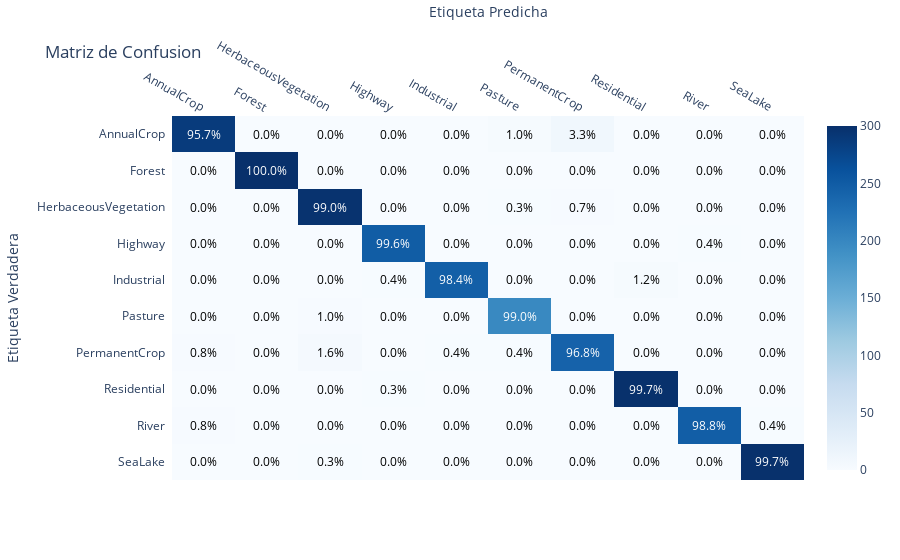

Notebook code cell kept with this figure:
### Code cell
plot_confusion_matrix(
    y_true=y_true,
    y_pred=y_pred,
    labels=sorted(set(y_true)),
    filename=CHECKPOINT.replace("/", "-") + "_confusion_matrix",
    dirpath=FIGURES_DIR / MODEL_FOLDER,
    show_as_percentaje=True
)

### Figure 1 — Plotly figure (JSON) as saved in the notebook; plotly's stock layout.template omitted (floating-point values rounded to 4 significant figures)
{"data": [{"colorscale": [[0, "rgb(247,251,255)"], [0.125, "rgb(222,235,247)"], [0.25, "rgb(198,219,239)"], [0.375, "rgb(158,202,225)"], [0.5, "rgb(107,174,214)"], [0.625, "rgb(66,146,198)"], [0.75, "rgb(33,113,181)"], [0.875, "rgb(8,81,156)"], [1, "rgb(8,48,107)"]], "reversescale": false, "showscale": true, "type": "heatmap", "x": ["AnnualCrop", "Forest", "HerbaceousVegetation", "Highway", "Industrial", "Pasture", "PermanentCrop", "Residential", "River", "SeaLake"], "y": ["AnnualCrop", "Forest", "HerbaceousVegetation", "Highway", "Industrial", "Pasture", "PermanentCrop", "Residential", "River", "SeaLake"], "z": [[287, 0, 0, 0, 0, 3, 10, 0, 0, 0], [0, 300, 0, 0, 0, 0, 0, 0, 0, 0], [0, 0, 297, 0, 0, 1, 2, 0, 0, 0], [0, 0, 0, 249, 0, 0, 0, 0, 1, 0], [0, 0, 0, 1, 246, 0, 0, 3, 0, 0], [0, 0, 2, 0, 0, 198, 0, 0, 0, 0], [2, 0, 4, 0, 1, 1, 242, 0, 0, 0], [0, 0, 0, 1, 0, 0, 0, 299, 0, 0], [2, 0, 0, 0, 0, 0, 0, 0, 247, 1], [0, 0, 1, 0, 0, 0, 0, 0, 0, 299]]}], "layout": {"annotations": [{"font": {"color": "#FFFFFF"}, "showarrow": false, "text": "95.7%", "x": "AnnualCrop", "xref": "x", "y": "AnnualCrop", "yref": "y"}, {"font": {"color": "#000000"}, "showarrow": false, "text": "0.0%", "x": "Forest", "xref": "x", "y": "AnnualCrop", "yref": "y"}, {"font": {"color": "#000000"}, "showarrow": false, "text": "0.0%", "x": "HerbaceousVegetation", "xref": "x", "y": "AnnualCrop", "yref": "y"}, {"font": {"color": "#000000"}, "showarrow": false, "text": "0.0%", "x": "Highway", "xref": "x", "y": "AnnualCrop", "yref": "y"}, {"font": {"color": "#000000"}, "showarrow": false, "text": "0.0%", "x": "Industrial", "xref": "x", "y": "AnnualCrop", "yref": "y"}, {"font": {"color": "#000000"}, "showarrow": false, "text": "1.0%", "x": "Pasture", "xref": "x", "y": "AnnualCrop", "yref": "y"}, {"font": {"color": "#000000"}, "showarrow": false, "text": "3.3%", "x": "PermanentCrop", "xref": "x", "y": "AnnualCrop", "yref": "y"}, {"font": {"color": "#000000"}, "showarrow": false, "text": "0.0%", "x": "Residential", "xref": "x", "y": "AnnualCrop", "yref": "y"}, {"font": {"color": "#000000"}, "showarrow": false, "text": "0.0%", "x": "River", "xref": "x", "y": "AnnualCrop", "yref": "y"}, {"font": {"color": "#000000"}, "showarrow": false, "text": "0.0%", "x": "SeaLake", "xref": "x", "y": "AnnualCrop", "yref": "y"}, {"font": {"color": "#000000"}, "showarrow": false, "text": "0.0%", "x": "AnnualCrop", "xref": "x", "y": "Forest", "yref": "y"}, {"font": {"color": "#FFFFFF"}, "showarrow": false, "text": "100.0%", "x": "Forest", "xref": "x", "y": "Forest", "yref": "y"}, {"font": {"color": "#000000"}, "showarrow": false, "text": "0.0%", "x": "HerbaceousVegetation", "xref": "x", "y": "Forest", "yref": "y"}, {"font": {"color": "#000000"}, "showarrow": false, "text": "0.0%", "x": "Highway", "xref": "x", "y": "Forest", "yref": "y"}, {"font": {"color": "#000000"}, "showarrow": false, "text": "0.0%", "x": "Industrial", "xref": "x", "y": "Forest", "yref": "y"}, {"font": {"color": "#000000"}, "showarrow": false, "text": "0.0%", "x": "Pasture", "xref": "x", "y": "Forest", "yref": "y"}, {"font": {"color": "#000000"}, "showarrow": false, "text": "0.0%", "x": "PermanentCrop", "xref": "x", "y": "Forest", "yref": "y"}, {"font": {"color": "#000000"}, "showarrow": false, "text": "0.0%", "x": "Residential", "xref": "x", "y": "Forest", "yref": "y"}, {"font": {"color": "#000000"}, "showarrow": false, "text": "0.0%", "x": "River", "xref": "x", "y": "Forest", "yref": "y"}, {"font": {"color": "#000000"}, "showarrow": false, "text": "0.0%", "x": "SeaLake", "xref": "x", "y": "Forest", "yref": "y"}, {"font": {"color": "#000000"}, "showarrow": false, "text": "0.0%", "x": "AnnualCrop", "xref": "x", "y": "HerbaceousVegetation", "yref": "y"}, {"font": {"color": "#000000"}, "showarrow": false, "text": "0.0%", "x": "Forest", "xref": "x", "y": "HerbaceousVegetation", "yref": "y"}, {"font": {"color": "#FFFFFF"}, "showarrow": false, "text": "99.0%", "x": "HerbaceousVegetation", "xref": "x", "y": "HerbaceousVegetation", "yref": "y"}, {"font": {"color": "#000000"}, "showarrow": false, "text": "0.0%", "x": "Highway", "xref": "x", "y": "HerbaceousVegetation", "yref": "y"}, {"font": {"color": "#000000"}, "showarrow": false, "text": "0.0%", "x": "Industrial", "xref": "x", "y": "HerbaceousVegetation", "yref": "y"}, {"font": {"color": "#000000"}, "showarrow": false, "text": "0.3%", "x": "Pasture", "xref": "x", "y": "HerbaceousVegetation", "yref": "y"}, {"font": {"color": "#000000"}, "showarrow": false, "text": "0.7%", "x": "PermanentCrop", "xref": "x", "y": "HerbaceousVegetation", "yref": "y"}, {"font": {"color": "#000000"}, "showarrow": false, "text": "0.0%", "x": "Residential", "xref": "x", "y": "HerbaceousVegetation", "yref": "y"}, {"font": {"color": "#000000"}, "showarrow": false, "text": "0.0%", "x": "River", "xref": "x", "y": "HerbaceousVegetation", "yref": "y"}, {"font": {"color": "#000000"}, "showarrow": false, "text": "0.0%", "x": "SeaLake", "xref": "x", "y": "HerbaceousVegetation", "yref": "y"}, {"font": {"color": "#000000"}, "showarrow": false, "text": "0.0%", "x": "AnnualCrop", "xref": "x", "y": "Highway", "yref": "y"}, {"font": {"color": "#000000"}, "showarrow": false, "text": "0.0%", "x": "Forest", "xref": "x", "y": "Highway", "yref": "y"}, {"font": {"color": "#000000"}, "showarrow": false, "text": "0.0%", "x": "HerbaceousVegetation", "xref": "x", "y": "Highway", "yref": "y"}, {"font": {"color": "#FFFFFF"}, "showarrow": false, "text": "99.6%", "x": "Highway", "xref": "x", "y": "Highway", "yref": "y"}, {"font": {"color": "#000000"}, "showarrow": false, "text": "0.0%", "x": "Industrial", "xref": "x", "y": "Highway", "yref": "y"}, {"font": {"color": "#000000"}, "showarrow": false, "text": "0.0%", "x": "Pasture", "xref": "x", "y": "Highway", "yref": "y"}, {"font": {"color": "#000000"}, "showarrow": false, "text": "0.0%", "x": "PermanentCrop", "xref": "x", "y": "Highway", "yref": "y"}, {"font": {"color": "#000000"}, "showarrow": false, "text": "0.0%", "x": "Residential", "xref": "x", "y": "Highway", "yref": "y"}, {"font": {"color": "#000000"}, "showarrow": false, "text": "0.4%", "x": "River", "xref": "x", "y": "Highway", "yref": "y"}, {"font": {"color": "#000000"}, "showarrow": false, "text": "0.0%", "x": "SeaLake", "xref": "x", "y": "Highway", "yref": "y"}, {"font": {"color": "#000000"}, "showarrow": false, "text": "0.0%", "x": "AnnualCrop", "xref": "x", "y": "Industrial", "yref": "y"}, {"font": {"color": "#000000"}, "showarrow": false, "text": "0.0%", "x": "Forest", "xref": "x", "y": "Industrial", "yref": "y"}, {"font": {"color": "#000000"}, "showarrow": false, "text": "0.0%", "x": "HerbaceousVegetation", "xref": "x", "y": "Industrial", "yref": "y"}, {"font": {"color": "#000000"}, "showarrow": false, "text": "0.4%", "x": "Highway", "xref": "x", "y": "Industrial", "yref": "y"}, {"font": {"color": "#FFFFFF"}, "showarrow": false, "text": "98.4%", "x": "Industrial", "xref": "x", "y": "Industrial", "yref": "y"}, {"font": {"color": "#000000"}, "showarrow": false, "text": "0.0%", "x": "Pasture", "xref": "x", "y": "Industrial", "yref": "y"}, {"font": {"color": "#000000"}, "showarrow": false, "text": "0.0%", "x": "PermanentCrop", "xref": "x", "y": "Industrial", "yref": "y"}, {"font": {"color": "#000000"}, "showarrow": false, "text": "1.2%", "x": "Residential", "xref": "x", "y": "Industrial", "yref": "y"}, {"font": {"color": "#000000"}, "showarrow": false, "text": "0.0%", "x": "River", "xref": "x", "y": "Industrial", "yref": "y"}, {"font": {"color": "#000000"}, "showarrow": false, "text": "0.0%", "x": "SeaLake", "xref": "x", "y": "Industrial", "yref": "y"}, {"font": {"color": "#000000"}, "showarrow": false, "text": "0.0%", "x": "AnnualCrop", "xref": "x", "y": "Pasture", "yref": "y"}, {"font": {"color": "#000000"}, "showarrow": false, "text": "0.0%", "x": "Forest", "xref": "x", "y": "Pasture", "yref": "y"}, {"font": {"color": "#000000"}, "showarrow": false, "text": "1.0%", "x": "HerbaceousVegetation", "xref": "x", "y": "Pasture", "yref": "y"}, {"font": {"color": "#000000"}, "showarrow": false, "text": "0.0%", "x": "Highway", "xref": "x", "y": "Pasture", "yref": "y"}, {"font": {"color": "#000000"}, "showarrow": false, "text": "0.0%", "x": "Industrial", "xref": "x", "y": "Pasture", "yref": "y"}, {"font": {"color": "#FFFFFF"}, "showarrow": false, "text": "99.0%", "x": "Pasture", "xref": "x", "y": "Pasture", "yref": "y"}, {"font": {"color": "#000000"}, "showarrow": false, "text": "0.0%", "x": "PermanentCrop", "xref": "x", "y": "Pasture", "yref": "y"}, {"font": {"color": "#000000"}, "showarrow": false, "text": "0.0%", "x": "Residential", "xref": "x", "y": "Pasture", "yref": "y"}, {"font": {"color": "#000000"}, "showarrow": false, "text": "0.0%", "x": "River", "xref": "x", "y": "Pasture", "yref": "y"}, {"font": {"color": "#000000"}, "showarrow": false, "text": "0.0%", "x": "SeaLake", "xref": "x", "y": "Pasture", "yref": "y"}, {"font": {"color": "#000000"}, "showarrow": false, "text": "0.8%", "x": "AnnualCrop", "xref": "x", "y": "PermanentCrop", "yref": "y"}, {"font": {"color": "#000000"}, "showarrow": false, "text": "0.0%", "x": "Forest", "xref": "x", "y": "PermanentCrop", "yref": "y"}, {"font": {"color": "#000000"}, "showarrow": false, "text": "1.6%", "x": "HerbaceousVegetation", "xref": "x", "y": "PermanentCrop", "yref": "y"}, {"font": {"color": "#000000"}, "showarrow": false, "text": "0.0%", "x": "Highway", "xref": "x", "y": "PermanentCrop", "yref": "y"}, {"font": {"color": "#000000"}, "showarrow": false, "text": "0.4%", "x": "Industrial", "xref": "x", "y": "PermanentCrop", "yref": "y"}, {"font": {"color": "#000000"}, "showarrow": false, "text": "0.4%", "x": "Pasture", "xref": "x", "y": "PermanentCrop", "yref": "y"}, {"font": {"color": "#FFFFFF"}, "showarrow": false, "text": "96.8%", "x": "PermanentCrop", "xref": "x", "y": "PermanentCrop", "yref": "y"}, {"font": {"color": "#000000"}, "showarrow": false, "text": "0.0%", "x": "Residential", "xref": "x", "y": "PermanentCrop", "yref": "y"}, {"font": {"color": "#000000"}, "showarrow": false, "text": "0.0%", "x": "River", "xref": "x", "y": "PermanentCrop", "yref": "y"}, {"font": {"color": "#000000"}, "showarrow": false, "text": "0.0%", "x": "SeaLake", "xref": "x", "y": "PermanentCrop", "yref": "y"}, {"font": {"color": "#000000"}, "showarrow": false, "text": "0.0%", "x": "AnnualCrop", "xref": "x", "y": "Residential", "yref": "y"}, {"font": {"color": "#000000"}, "showarrow": false, "text": "0.0%", "x": "Forest", "xref": "x", "y": "Residential", "yref": "y"}, {"font": {"color": "#000000"}, "showarrow": false, "text": "0.0%", "x": "HerbaceousVegetation", "xref": "x", "y": "Residential", "yref": "y"}, {"font": {"color": "#000000"}, "showarrow": false, "text": "0.3%", "x": "Highway", "xref": "x", "y": "Residential", "yref": "y"}, {"font": {"color": "#000000"}, "showarrow": false, "text": "0.0%", "x": "Industrial", "xref": "x", "y": "Residential", "yref": "y"}, {"font": {"color": "#000000"}, "showarrow": false, "text": "0.0%", "x": "Pasture", "xref": "x", "y": "Residential", "yref": "y"}, {"font": {"color": "#000000"}, "showarrow": false, "text": "0.0%", "x": "PermanentCrop", "xref": "x", "y": "Residential", "yref": "y"}, {"font": {"color": "#FFFFFF"}, "showarrow": false, "text": "99.7%", "x": "Residential", "xref": "x", "y": "Residential", "yref": "y"}, {"font": {"color": "#000000"}, "showarrow": false, "text": "0.0%", "x": "River", "xref": "x", "y": "Residential", "yref": "y"}, {"font": {"color": "#000000"}, "showarrow": false, "text": "0.0%", "x": "SeaLake", "xref": "x", "y": "Residential", "yref": "y"}, {"font": {"color": "#000000"}, "showarrow": false, "text": "0.8%", "x": "AnnualCrop", "xref": "x", "y": "River", "yref": "y"}, {"font": {"color": "#000000"}, "showarrow": false, "text": "0.0%", "x": "Forest", "xref": "x", "y": "River", "yref": "y"}, {"font": {"color": "#000000"}, "showarrow": false, "text": "0.0%", "x": "HerbaceousVegetation", "xref": "x", "y": "River", "yref": "y"}, {"font": {"color": "#000000"}, "showarrow": false, "text": "0.0%", "x": "Highway", "xref": "x", "y": "River", "yref": "y"}, {"font": {"color": "#000000"}, "showarrow": false, "text": "0.0%", "x": "Industrial", "xref": "x", "y": "River", "yref": "y"}, {"font": {"color": "#000000"}, "showarrow": false, "text": "0.0%", "x": "Pasture", "xref": "x", "y": "River", "yref": "y"}, {"font": {"color": "#000000"}, "showarrow": false, "text": "0.0%", "x": "PermanentCrop", "xref": "x", "y": "River", "yref": "y"}, {"font": {"color": "#000000"}, "showarrow": false, "text": "0.0%", "x": "Residential", "xref": "x", "y": "River", "yref": "y"}, {"font": {"color": "#FFFFFF"}, "showarrow": false, "text": "98.8%", "x": "River", "xref": "x", "y": "River", "yref": "y"}, {"font": {"color": "#000000"}, "showarrow": false, "text": "0.4%", "x": "SeaLake", "xref": "x", "y": "River", "yref": "y"}, {"font": {"color": "#000000"}, "showarrow": false, "text": "0.0%", "x": "AnnualCrop", "xref": "x", "y": "SeaLake", "yref": "y"}, {"font": {"color": "#000000"}, "showarrow": false, "text": "0.0%", "x": "Forest", "xref": "x", "y": "SeaLake", "yref": "y"}, {"font": {"color": "#000000"}, "showarrow": false, "text": "0.3%", "x": "HerbaceousVegetation", "xref": "x", "y": "SeaLake", "yref": "y"}, {"font": {"color": "#000000"}, "showarrow": false, "text": "0.0%", "x": "Highway", "xref": "x", "y": "SeaLake", "yref": "y"}, {"font": {"color": "#000000"}, "showarrow": false, "text": "0.0%", "x": "Industrial", "xref": "x", "y": "SeaLake", "yref": "y"}, {"font": {"color": "#000000"}, "showarrow": false, "text": "0.0%", "x": "Pasture", "xref": "x", "y": "SeaLake", "yref": "y"}, {"font": {"color": "#000000"}, "showarrow": false, "text": "0.0%", "x": "PermanentCrop", "xref": "x", "y": "SeaLake", "yref": "y"}, {"font": {"color": "#000000"}, "showarrow": false, "text": "0.0%", "x": "Residential", "xref": "x", "y": "SeaLake", "yref": "y"}, {"font": {"color": "#000000"}, "showarrow": false, "text": "0.0%", "x": "River", "xref": "x", "y": "SeaLake", "yref": "y"}, {"font": {"color": "#FFFFFF"}, "showarrow": false, "text": "99.7%", "x": "SeaLake", "xref": "x", "y": "SeaLake", "yref": "y"}], "title": {"text": "Matriz de Confusion"}, "xaxis": {"dtick": 1, "gridcolor": "rgb(0, 0, 0)", "side": "top", "ticks": "", "title": {"text": "Etiqueta Predicha"}}, "yaxis": {"autorange": "reversed", "dtick": 1, "ticks": "", "ticksuffix": "  ", "title": {"text": "Etiqueta Verdadera"}}}}
